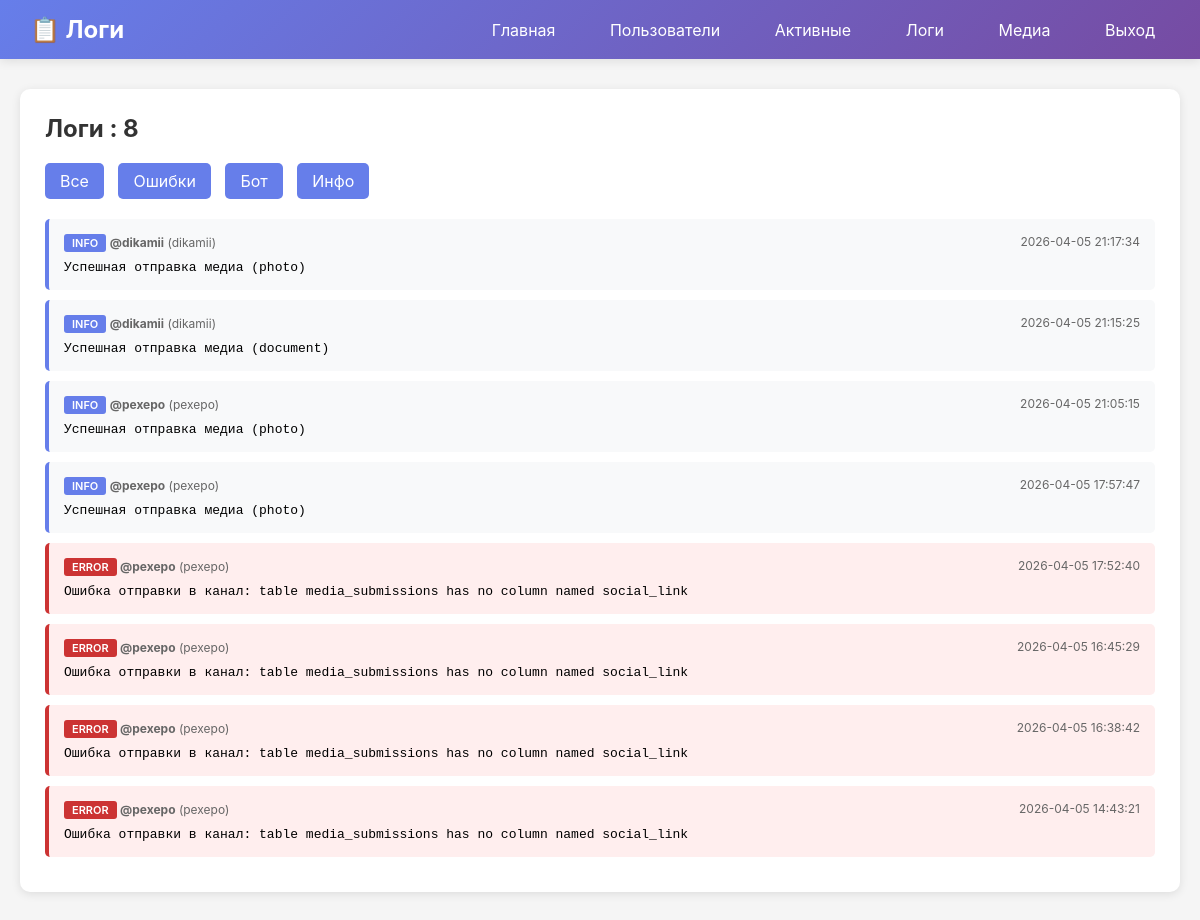
/logs (signed in), run on the app's committed database.
### tables this page shows
CREATE TABLE logs (
            id INTEGER PRIMARY KEY AUTOINCREMENT,
            log_type TEXT,
            user_id INTEGER,
            message TEXT,
            timestamp TIMESTAMP DEFAULT CURRENT_TIMESTAMP,
            FOREIGN KEY (user_id) REFERENCES users (user_id)
        );

CREATE TABLE users (
            user_id INTEGER PRIMARY KEY,
            username TEXT,
            first_name TEXT,
            last_name TEXT,
            first_seen TIMESTAMP DEFAULT CURRENT_TIMESTAMP,
            last_activity TIMESTAMP DEFAULT CURRENT_TIMESTAMP,
            is_banned INTEGER DEFAULT 0,
            total_submissions INTEGER DEFAULT 0
        );

### admin_panel.py (the view)
@app.route("/logs")
@login_required
def logs():
    log_type = request.args.get("type", None)
    limit = request.args.get("limit", 100, type=int)
    logs_data = get_logs(log_type, limit)
    return render_template("logs.html", logs=logs_data, log_type=log_type)

### admin_panel.py (called while the page is built)
def login_required(f):
    @wraps(f)
    def decorated_function(*args, **kwargs):
        if not session.get("logged_in"):
            return redirect(url_for("login"))
        return f(*args, **kwargs)
    return decorated_function

### database.py (called while the page is built)
def get_logs(log_type: str | None = None, limit: int = 100) -> List[Dict]:
    conn = sqlite3.connect(DB_PATH)
    conn.row_factory = sqlite3.Row
    cursor = conn.cursor()
    if log_type:
        cursor.execute(
            """
            SELECT l.*, u.username, u.first_name
            FROM logs l
            LEFT JOIN users u ON l.user_id = u.user_id
            WHERE l.log_type = ?
            ORDER BY l.timestamp DESC
            LIMIT ?
        """,
            (log_type, limit),
        )
    else:
        cursor.execute(
            """
            SELECT l.*, u.username, u.first_name
            FROM logs l
            LEFT JOIN users u ON l.user_id = u.user_id
            ORDER BY l.timestamp DESC
            LIMIT ?
        """,
            (limit,),
        )
    logs = [dict(row) for row in cursor.fetchall()]
    conn.close()
    return logs

### templates/logs.html (shortened to what this page needs)
<!DOCTYPE html>
<html lang="ru">
<head>
</head>
<body>
    <div class="navbar">
        <h1>📋 Логи</h1>
        <div>
            <a href="/">Главная</a>
            <a href="/users">Пользователи</a>
            <a href="/users/active">Активные</a>
            <a href="/logs">Логи</a>
            <a href="/media">Медиа</a>
            <a href="/logout">Выход</a>
        </div>
    </div>
    <div class="container">
        <div class="card">
            <h2>Логи {% if log_type %}({{ log_type }}){% endif %}: {{ logs|length }}</h2>
            <div class="filters">
                <a href="/logs">Все</a>
                <a href="/logs?type=error">Ошибки</a>
                <a href="/logs?type=bot">Бот</a>
                <a href="/logs?type=info">Инфо</a>
            </div>
            {% for log in logs %}
            <div class="log-entry {{ log.log_type }}">
                <div class="log-header">
                    <span>
                        <span class="log-type {{ log.log_type }}">{{ log.log_type }}</span>
                        {% if log.username %}
                        <strong>@{{ log.username }}</strong> ({{ log.first_name }})
                        {% endif %}
                    </span>
                    <span>{{ log.timestamp }}</span>
                </div>
                <div class="log-message">{{ log.message }}</div>
            </div>
            {% endfor %}
        </div>
    </div>
</body>
</html>

### templates/logs.html (style rules this page uses)
* { margin: 0; padding: 0; box-sizing: border-box; }
body { font-family: -apple-system, BlinkMacSystemFont, 'Segoe UI', Roboto, Oxygen, Ubuntu, Cantarell, sans-serif; background: #f5f5f5; }
.navbar { background: linear-gradient(135deg, #667eea 0%, #764ba2 100%); color: white; padding: 15px 30px; display: flex; justify-content: space-between; align-items: center; box-shadow: 0 2px 10px rgba(0,0,0,0.1); }
.navbar h1 { font-size: 24px; }
.navbar a { color: white; text-decoration: none; margin-left: 20px; padding: 8px 15px; border-radius: 5px; transition: background 0.3s; }
.container { max-width: 1400px; margin: 30px auto; padding: 0 20px; }
.card { background: white; padding: 25px; border-radius: 10px; box-shadow: 0 2px 10px rgba(0,0,0,0.1); }
h2 { margin-bottom: 20px; color: #333; }
.filters { margin-bottom: 20px; }
.filters a { display: inline-block; padding: 8px 15px; background: #667eea; color: white; text-decoration: none; border-radius: 5px; margin-right: 10px; }
.log-entry { padding: 15px; border-left: 4px solid #667eea; background: #f8f9fa; margin-bottom: 10px; border-radius: 5px; }
.log-entry.error { border-left-color: #c33; background: #fee; }
.log-header { display: flex; justify-content: space-between; margin-bottom: 8px; font-size: 12px; color: #666; }
.log-message { font-family: 'Courier New', monospace; font-size: 13px; white-space: pre-wrap; word-break: break-word; }
.log-type { display: inline-block; padding: 2px 8px; border-radius: 3px; font-size: 11px; font-weight: 600; text-transform: uppercase; }
.log-type.error { background: #c33; color: white; }
.log-type.info { background: #667eea; color: white; }

### data on the page
logs: log_type "INFO", username "dikamii", first_name "dikamii", timestamp "2026-04-05 21:17:34", message "Успешная отправка медиа (photo)"
logs: log_type "INFO", username "dikamii", first_name "dikamii", timestamp "2026-04-05 21:15:25", message "Успешная отправка медиа (document)"
logs: log_type "INFO", username "pexepo", first_name "pexepo", timestamp "2026-04-05 21:05:15", message "Успешная отправка медиа (photo)"
logs: log_type "INFO", username "pexepo", first_name "pexepo", timestamp "2026-04-05 17:57:47", message "Успешная отправка медиа (photo)"
logs: log_type "ERROR", username "pexepo", first_name "pexepo", timestamp "2026-04-05 17:52:40", message "Ошибка отправки в канал: table media_submissions has no column named social_link"
logs: log_type "ERROR", username "pexepo", first_name "pexepo", timestamp "2026-04-05 16:45:29", message "Ошибка отправки в канал: table media_submissions has no column named social_link"
logs: log_type "ERROR", username "pexepo", first_name "pexepo", timestamp "2026-04-05 16:38:42", message "Ошибка отправки в канал: table media_submissions has no column named social_link"
logs: log_type "ERROR", username "pexepo", first_name "pexepo", timestamp "2026-04-05 14:43:21", message "Ошибка отправки в канал: table media_submissions has no column named social_link"

### other printed values
{{ logs|length }} "8"
